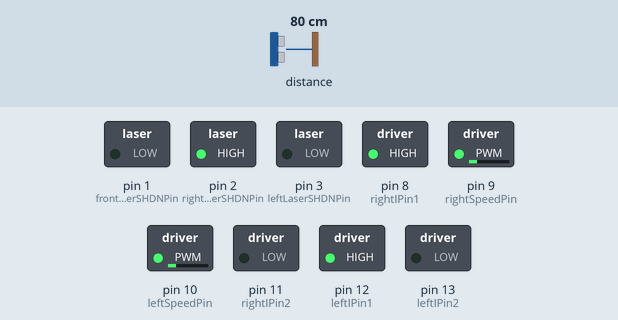
A sketch run on a simulated Arduino Uno, built with avr-gcc and run on an emulated ATmega328P. Shown: switched loads named in the sketch (green lamp = pin HIGH). Dashed ring = blinking. The inputs (shaded band) are chosen by the test bench; at power-on: distance to the obstacle 80 cm.

Above: at 1.3 s.
1.4 s: distance to the obstacle set to 13 cm
4.4 s: distance to the obstacle set to 10 cm
At 4.89 s:
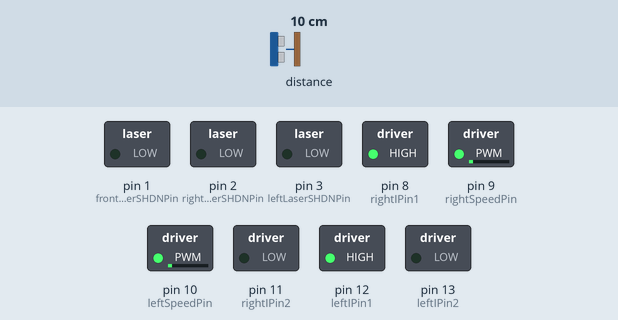
7.4 s: distance to the obstacle set to 35 cm
At 7.81 s:
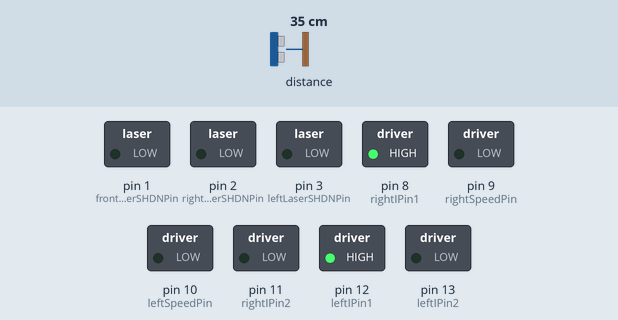
10.4 s: distance to the obstacle set to 2 cm
At 10.72 s:
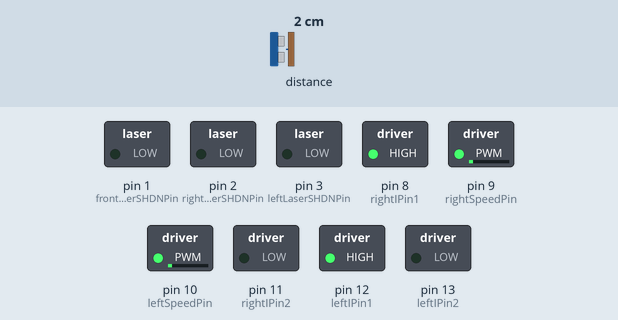
13.4 s: distance to the obstacle set to 18 cm
At 13.8 s:
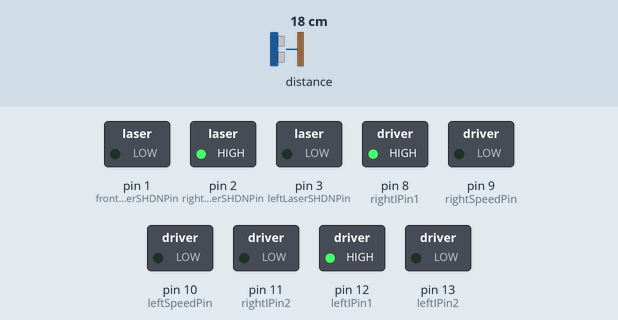
16.4 s: distance to the obstacle set to 4 cm
At 16.69 s:
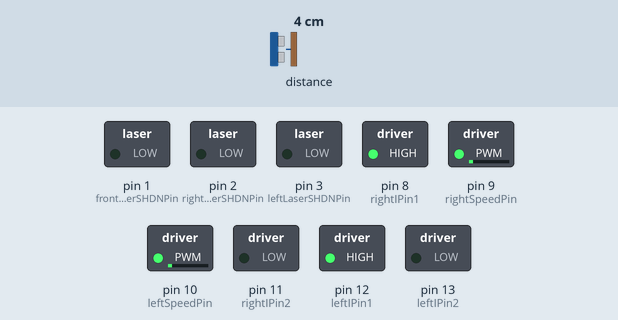
Timing chart, 0 to 20.4 s (numbered marks = the images above; inputs shaded):
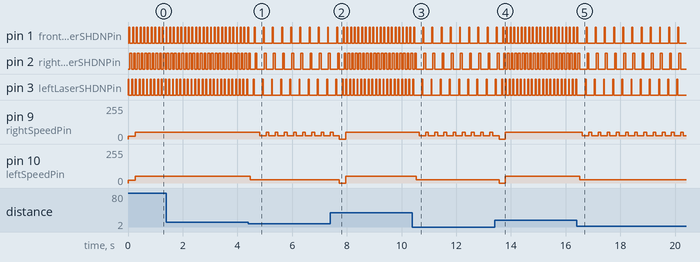

Measured:
- the behaviour switches between 12 and 11 cm on distance to the obstacle (found by bisection; images 0 and 1)
- after the input at 4.4 s, pin 3 (leftLaserSHDNPin): alternates HIGH for 0.03 s and LOW for 0.30 s, starting after 0.18 s; pin 9 (rightSpeedPin): alternates 50/255 for 0.10 s and 25/255 for 0.24 s, starting after 0.41 s; pin 10 (leftSpeedPin): 50/255 → 25/255 after 0.08 s
- after the input at 7.4 s, pin 10 (leftSpeedPin): 25/255 → 0/255 after 0.33 s, → 50/255 0.24 s later
- after the input at 10.4 s, pin 1 (frontLaserSHDNPin): alternates HIGH for 0.03 s and LOW for 0.30 s, starting after 0.38 s; pin 3 (leftLaserSHDNPin): alternates HIGH for 0.03 s and LOW for 0.30 s, starting after 0.34 s
- after the input at 13.4 s, pin 10 (leftSpeedPin): 25/255 → 0/255 after 0.16 s, → 50/255 0.24 s later
- after the input at 16.4 s, pin 1 (frontLaserSHDNPin): alternates HIGH for 0.03 s and LOW for 0.30 s, starting after 0.35 s; pin 2 (rightLaserSHDNPin): alternates HIGH for 0.07 s and LOW for 0.27 s, starting after 0.38 s
- by itself, pin 3 (leftLaserSHDNPin): alternates HIGH for 0.03 s and LOW for 0.10 s

The sketch:

mainDrive_NO_TASKS.ino
```cpp
// inspiration from site: http://arduino.stackexchange.com/questions/25050/multiple-vl6180x-distance-sensors-interactive-problem

/* Multiple laser procedure:
 *  1. Wire SHDN (SHutDowN) pins.
 *  2. Disable ALL lasers. (write SHDN pin > LOW)
 *  3. Enable 1 laser. (write SHDN pin > HIGH & call laser.begin())
 *  4. Read value.
 */
/* Note:
 *  For Arduino Uno, SDA = A5 & SCL = A4
 *      for other boards, see: https://www.arduino.cc/en/Reference/Wire
 */
extern "C" {
  #include <stdlib.h>
  #include <stdio.h>
  #include <string.h>
  #include <inttypes.h>
}
#include "Adafruit_VL6180X.h"

//void readSensors();

///////////////////////////////////////////////

Adafruit_VL6180X lasers;
  byte frontLaserSHDNPin = 1; // SHutDowN pin
  byte leftLaserSHDNPin = 3;
  byte rightLaserSHDNPin = 2;

int leftIPin1 = 12;
int leftIPin2 = 13;
int leftSpeedPin = 10; // enable motor A
boolean leftInvert = false;

int rightIPin1 = 8;
int rightIPin2 = 11;
int rightSpeedPin = 9; // Enable motor B
boolean rightInvert = true;

int SPEED = 50;
int correction = 25;
int temp_front;
  int prev_front;
int temp_right;
  int prev_right;
int temp_left;
  int prev_left;

int INTERSECTION_CHANGE = 100;
// Going really slowly, so delay = 5 seconds
int MIN_INTERSECT_DELAY = 5000; // Min time to wait between intersections
int timeSinceIntersect = MIN_INTERSECT_DELAY;

///////////////////////////////////////////////

void delayUpdateTimers(int time) { // Update timers
  delay(time);
  if (timeSinceIntersect < MIN_INTERSECT_DELAY) // Stop int overflows
    timeSinceIntersect += time;
}

///////////////////////////////////////////////

void setup() {
  printf("starting");
  pinMode(frontLaserSHDNPin, OUTPUT);
  pinMode(leftLaserSHDNPin, OUTPUT);
  pinMode(rightLaserSHDNPin, OUTPUT);
  digitalWrite(frontLaserSHDNPin, LOW); // Disable frontLaser
  digitalWrite(leftLaserSHDNPin, LOW); // Disable leftLaser
  digitalWrite(rightLaserSHDNPin, LOW); // Disable rightLaser

  pinMode(leftIPin1, OUTPUT);
  pinMode(leftIPin2, OUTPUT);
  pinMode(leftSpeedPin, OUTPUT);
  pinMode(rightIPin1, OUTPUT);
  pinMode(rightIPin2, OUTPUT);
  pinMode(rightSpeedPin, OUTPUT);

  forward(20,20);
  Wire.begin();

  readSensors(); // Called so that first readSensors() in loop() returns valid prev_front/left/right
}

///////////////////////////////////////////////

void forward(int leftSpeed, int rightSpeed) {
  digitalWrite(leftIPin1,  !leftInvert);
  digitalWrite(leftIPin2,  leftInvert);
  digitalWrite(rightIPin1, rightInvert);
  digitalWrite(rightIPin2, !rightInvert);
  analogWrite(leftSpeedPin,  leftSpeed);
  analogWrite(rightSpeedPin, rightSpeed);
}
void backward(int leftSpeed, int rightSpeed) {
  digitalWrite(leftIPin1,  leftInvert);
  digitalWrite(leftIPin2,  !leftInvert);
  digitalWrite(rightIPin1, !rightInvert);
  digitalWrite(rightIPin2, rightInvert);
  analogWrite(leftSpeedPin,  leftSpeed);
  analogWrite(rightSpeedPin, rightSpeed);
}

void stop() {
  digitalWrite(leftSpeedPin,  LOW);
  digitalWrite(rightSpeedPin, LOW);
}


// Adds 3ms delay
void readSensors() {
  prev_front = temp_front;
  prev_left = temp_left;
  prev_right = temp_right;

  // Enable left laser
  digitalWrite(leftLaserSHDNPin, HIGH); // enabling leftLaser
  // Print left laser value
  lasers.begin();
  delayUpdateTimers(1);
  temp_left = lasers.readRange();
  printf("\tleftLaser: %3d    ", temp_left);
  digitalWrite(leftLaserSHDNPin, LOW);  // Disable leftLaser

  // Enable front laser
  digitalWrite(frontLaserSHDNPin, HIGH); // enabling frontLaser
  // Print front laser value
  lasers.begin(); // Notice: every time laser is enabled, have to call begin()
  delayUpdateTimers(1);
  temp_front = lasers.readRange();
  printf("frontLaser: %3d    ", temp_front);
  digitalWrite(frontLaserSHDNPin, LOW);  // Disable frontLaser

  // Enable right laser
  digitalWrite(rightLaserSHDNPin, HIGH); // enabling rightLaser
  // Print right laser value
  lasers.begin();
  delayUpdateTimers(1);
  temp_right = lasers.readRange();
  printf("rightLaser: %3d\n", lasers.readRange());
  digitalWrite(rightLaserSHDNPin, LOW);  // Disable rightLaser
}

///////////////////////////////////////////////

void keepInCenter();
void keepAtLeft();

void loop() {
  readSensors();
  forward(SPEED, SPEED);

//  if(temp_front < 100){
//    stop();
//    delayUpdateTimers(1000);
//  }

//  else { // If front doesn't see the wall...
    if (timeSinceIntersect >= MIN_INTERSECT_DELAY &&
        (temp_left - prev_left > INTERSECTION_CHANGE
        || temp_right - prev_right > INTERSECTION_CHANGE)) {
      stop();
      printf("At intersection\n");
      delayUpdateTimers(100);
    } else {
      keepInCenter();
    }
//  }
//  delayUpdateTimers(50);
}

///////////////////////////////////////////////////

/* Repeatedly call this function to stick to the left wall.
 */
void keepAtLeft() {
  if(temp_left > 130){ // Too far from left, turn left
    analogWrite(leftSpeedPin,SPEED - correction);
    delayUpdateTimers(100);
  }
  else if(temp_left < 70){ // Too close to left, turn right
    analogWrite(rightSpeedPin,SPEED - correction);
    delayUpdateTimers(100);
  }
}

/* Repeatedly call this function to stay at the center of the road.
 */
void keepInCenter() {
  if(temp_right < 120){ // Prev = 90
    analogWrite(leftSpeedPin,SPEED - correction);
//    delayUpdateTimers(400);
//    analogWrite(leftSpeedPin,SPEED);
//    while(temp_front < 255){
//      readSensors();
//    }
//      printf("trightLaser: %d \n", SPEED);
    delayUpdateTimers(100);
//    analogWrite(leftSpeedPin,SPEED);
  }

  if(temp_left < 120){
    analogWrite(rightSpeedPin,SPEED - correction);
    delayUpdateTimers(100);
//    analogWrite(rightSpeedPin, SPEED);

//    while(temp_front < 255){
//      readSensors();
//    }
//    printf("tr: %d \n", SPEED);
  }
}
```
